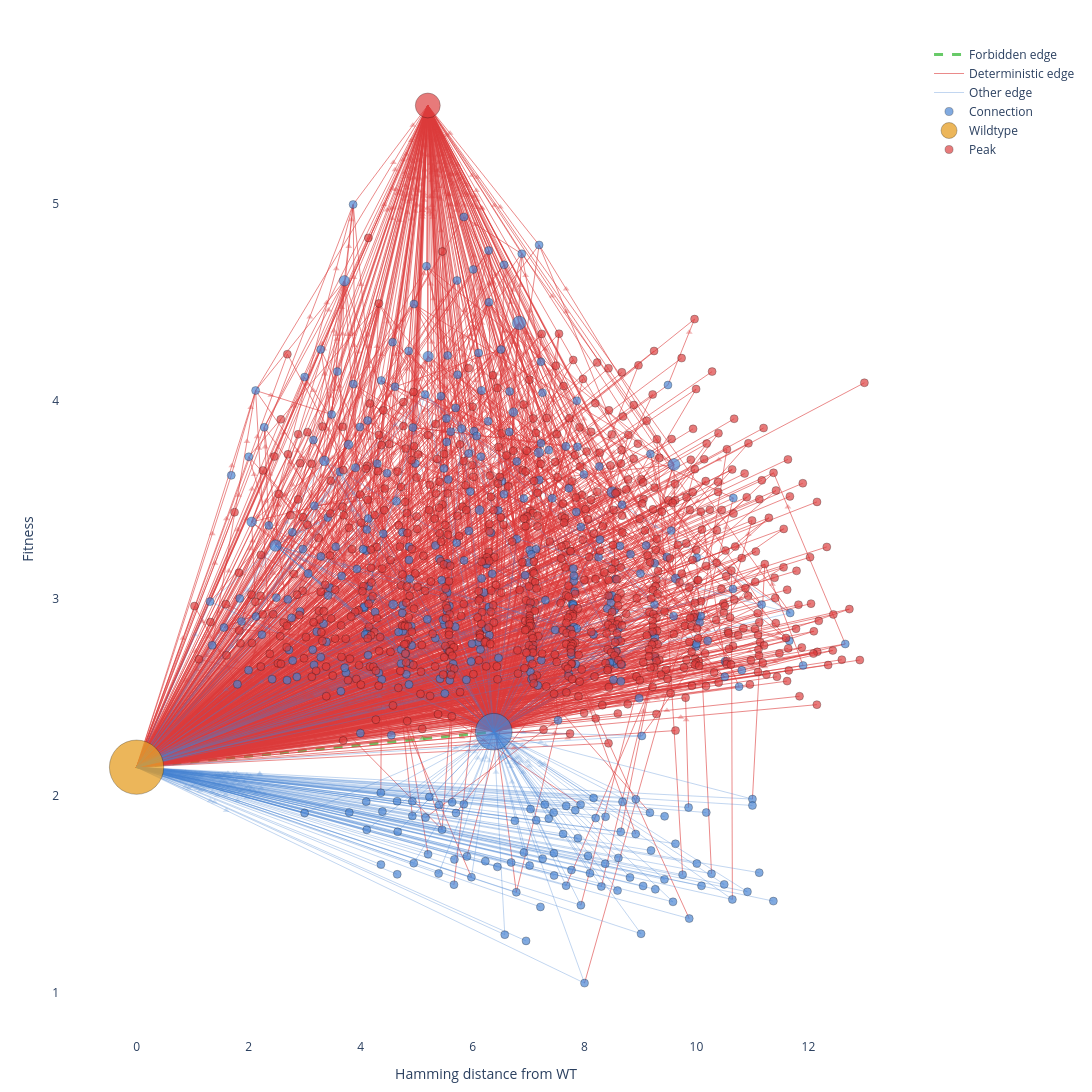

The notebook cell saved with this chart:
### Markdown cell above
## Hamming-Distance Layout

- X-axis: Hamming distance from wildtype
- Y-axis: Fitness

Two x-axis modes are supported:
- `"node"`: Hamming distance of the supernode ID genotype
- `"average"`: Average Hamming distance across group mutants

The wildtype supernode is always placed at x=0.

### Code cell
config = VisConfig()
config.x_mode = "average"
config.figure_width = 1600
config.figure_height = 1100
config.edge_width_scaling = lambda w: max(0.5, min(3.0, math.log1p(w) * 0.3))

fig = ga.plot(config=config)
fig.show()

### Figure 1 — Plotly figure (JSON) as saved in the notebook; plotly's stock layout.template omitted (floating-point values rounded to 4 significant figures; data arrays with more than 128 entries replaced by an {"elided": "..."} marker saying what was removed)
{"data": [{"hoverinfo": "none", "line": {"color": "rgba(40,180,40,0.7)", "dash": "dash", "width": 3}, "mode": "lines", "name": "Forbidden edge", "showlegend": true, "type": "scatter", "x": [-0.002895, 6.379, null], "y": [2.145, 2.324, null]}, {"hoverinfo": "none", "line": {"color": "rgba(220,60,60,0.6)", "dash": "solid", "width": 0.9984}, "mode": "lines", "name": "Deterministic edge", "showlegend": true, "type": "scatter", "x": {"elided": "5379 float values"}, "y": {"elided": "5379 float values"}}, {"hoverinfo": "none", "line": {"color": "rgba(70,130,210,0.35)", "dash": "solid", "width": 0.94}, "mode": "lines", "name": "Other edge", "showlegend": true, "type": "scatter", "x": {"elided": "687 float values"}, "y": {"elided": "687 float values"}}, {"hoverinfo": "none", "marker": {"color": {"elided": "2023 str values"}, "opacity": 0.6, "size": 6, "symbol": "triangle-up"}, "mode": "markers", "showlegend": false, "type": "scatter", "x": {"elided": "2023 float values"}, "y": {"elided": "2023 float values"}}, {"hoverinfo": "text", "marker": {"color": "rgba(0,0,0,0)", "opacity": 0, "size": 8}, "mode": "markers", "showlegend": false, "text": {"elided": "2023 str values"}, "type": "scatter", "x": {"elided": "2023 float values"}, "y": {"elided": "2023 float values"}}, {"hoverinfo": "text", "marker": {"color": "rgba(70,130,210,0.8)", "line": {"color": {"elided": "371 str values"}, "width": {"elided": "371 int values"}}, "opacity": 0.85, "size": {"elided": "371 float values"}, "symbol": "circle"}, "mode": "markers", "name": "Connection", "text": {"elided": "371 str values"}, "type": "scatter", "x": {"elided": "371 float values"}, "y": {"elided": "371 float values"}}, {"hoverinfo": "text", "marker": {"color": "rgba(230,160,40,0.9)", "line": {"color": ["rgba(0,0,0,0.3)"], "width": [1]}, "opacity": 0.85, "size": [54.33], "symbol": "circle"}, "mode": "markers", "name": "Wildtype", "text": ["<b>.KLKSTTSK...D</b><br>Fitness: 2.145<br>Group size: 52324<br>Peak: No<br>WT: Yes<br>Logo: [P.][.K][LV.][.K][.HSN][.T][T.][S.][.K][CS.][.M][QL.][D.]"], "type": "scatter", "x": [-0.002895], "y": [2.145]}, {"hoverinfo": "text", "marker": {"color": "rgba(220,60,60,0.8)", "line": {"color": {"elided": "687 str values"}, "width": {"elided": "687 int values"}}, "opacity": 0.85, "size": {"elided": "687 float values"}, "symbol": "circle"}, "mode": "markers", "name": "Peak", "text": {"elided": "687 str values"}, "type": "scatter", "x": {"elided": "687 float values"}, "y": {"elided": "687 float values"}}], "layout": {"height": 1100, "hovermode": "closest", "margin": {"b": 40, "l": 60, "r": 20, "t": 40}, "plot_bgcolor": "white", "showlegend": true, "width": 1600, "xaxis": {"title": {"text": "Hamming distance from WT"}, "visible": true}, "yaxis": {"side": "left", "title": {"text": "Fitness"}}}}
